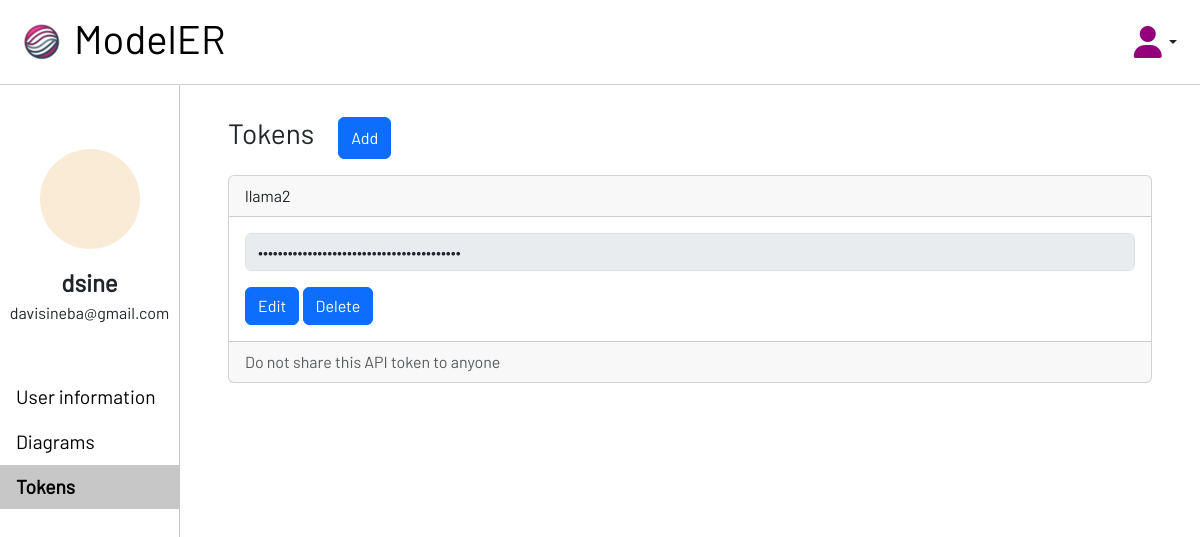
The page /modeler/profile/tokens (signed in) on the database its author committed.
### users/models.py (models this page shows)
class User(AbstractUser):
    objects = CustomUserManager()

### modeler/models.py (models this page shows)
class Token(models.Model):
    value = models.TextField(verbose_name='API token for the model')
    llm = models.ForeignKey(Llm, on_delete=models.CASCADE)
    user = models.ForeignKey(User, on_delete=models.CASCADE)
    def __str__(self) -> str:
        return self.value

class Llm(models.Model):
    name = models.CharField(verbose_name='model name', max_length=128, unique=True)
    open_source = models.BooleanField(verbose_name='open source')
    def __str__(self) -> str:
        return self.name

### modeler/views.py (the view)
# urls.py: path('profile/tokens', views.ProfileTokensView.as_view(), name='profile_tokens'),
class ProfileTokensView(LoginRequiredMixin, TemplateView):
    template_name = 'modeler/profile/tokens.html'
    def get(self, request, *args, **kwargs):
        active = {
            'general': '',
            'settings': '',
            'diagrams': '',
            'tokens': 'active'
        }
        tokens = Token.objects.filter(user=request.user)
        return render(request, self.template_name, {'active': active, 'tokens': tokens})

### modeler/converters.py (called while the page is built)
    def to_url(self, value):
        return value.pk

### modeler/templates/modeler/profile/tokens.html (shortened to what this page needs)
{% extends 'modeler/profile/index.html' %}
{% load static %}
{% block profile %}
    <div id="tokens" class="profile-tab-content tab-content">
        <div class="d-flex gap-4 mb-3">
            <h3>Tokens</h3>
            <button class="btn btn-primary edit" data-token-btn="{{token.pk}}">Add</button>
        </div>
        {% for token in tokens %}
        <div class="card mb-3">
            <div class="card-header">
                {{ token.llm }}
            </div>
            <div class="card-body">
                <form action="{% url 'modeler:token' token %}" method="post">
                    <input type="password" name="value" value="{{ token }}" class="form-control token-value mb-3" data-token-value="{{token.pk}}" disabled/>
                </form>
                <button class="btn btn-primary edit" data-token-btn="{{token.pk}}">Edit</button>
                <button class="btn btn-primary edit" data-token-btn="{{token.pk}}">Delete</button>
            </div>
            <div class="card-footer text-body-secondary">
            Do not share this API token to anyone
            </div>
        </div>
        {% endfor %}
    </div>
{% endblock %}

### modeler/templates/modeler/profile/index.html
{% extends 'modeler/master.html' %}
{% load static %}
{% block head %}
    <link rel="stylesheet" href="{% static 'modeler/profile.css' %}">
{% endblock %}
{% block content %}
    <div class="grid profile-grid">
        <div class="flex flex-column" id="profile-left">
            <div class="flex flex-column acenter" id="user-main">
                <div class="user-avatar" style="background-color: antiquewhite;"></div>
                <div class="spacer-16"></div>
                <span class="bold" id="user-name">{{user}}</span>
                <span>{{user.email}}</span>
            </div>
            <div class="profile-tabs">
                <a href="{% url 'modeler:profile_settings' %}" class="profile-tab tab {{active.settings}}">User information</a>
                <a href="{% url 'modeler:profile_diagrams' %}" class="profile-tab tab {{active.diagrams}}">Diagrams</a>
                <a href="{% url 'modeler:profile_tokens' %}" class="profile-tab tab {{active.tokens}}">Tokens</a>
            </div>
        </div>
        {% block profile %}{% endblock %}
{% endblock %}

### modeler/static/modeler/stylesheet.css (style rules this page uses)
* { margin: 0; box-sizing: border-box; font-family: Barlow; }
html { height: 100%; }
body { height: 100%; }
.bold { font-weight: bold; }
.flex { display: flex; }
.flex-column { flex-direction: column; }
.acenter { align-items: center; }
.btn { background-color: #94007b; color: white; font-family: Barlow-Bold; border: none; text-align: center; text-decoration: none; cursor: pointer; border-radius: 4px; transition: 0.2s; }
.spacer-16 { height: 16px; width: 16px; background-color: rgba(0, 0, 0, 0); flex: none; }
.grid { display: grid; height: 100%; max-width: 100vw; }

### modeler/static/modeler/profile.css (style rules this page uses)
:root { --gris: rgb(199, 199, 199); }
.profile-grid { grid-template-columns: 15% 85%; }
#profile-left { border-right: solid var(--gris) 1px; }
#user-main { margin-top: 64px; }
.user-avatar { width: 100px; height: 100px; border-radius: 50%; }
#user-name { font-size: x-large; }
.profile-tabs { margin-top: 50px; padding: 0; list-style-type: none; }
.profile-tab.active { background-color: var(--gris); font-weight: bold; }
.profile-tab { display: block; padding: 8px 16px; color: black; font-size: larger; text-decoration: none; border: none; cursor: pointer; width: 100%; text-align: left; }
.profile-tab-content { padding: 32px 48px; width: 100%; }

### rows shown on the page
User: username "dsine", email "davisineba@gmail.com"
Token: llm "llama2"
